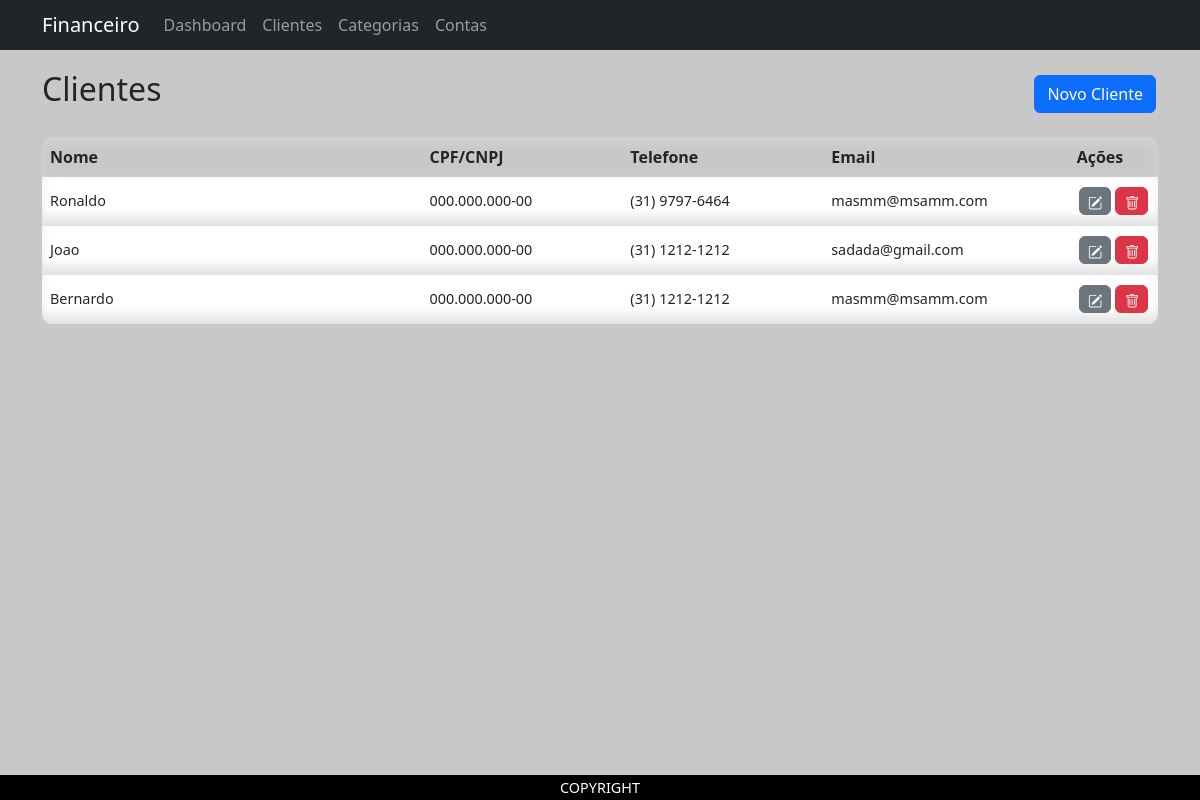
The page /clientes/ on the database as committed earlier.
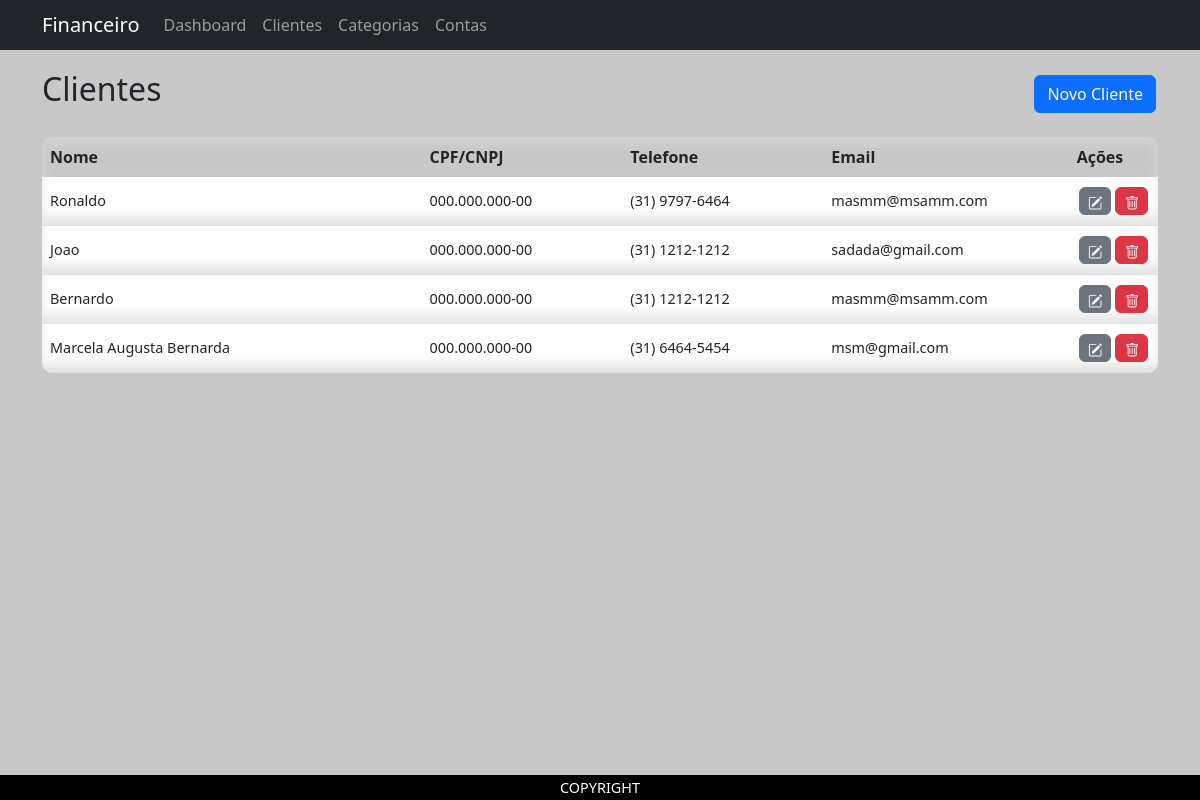
The same page on the database as committed later.
### financeiro/models.py (models this page shows, shortened)
class Cliente(models.Model):
    nome = models.CharField(max_length=100)
    cpf_cnpj = models.CharField(max_length=20)
    telefone = models.CharField(max_length=20, blank=True)
    email = models.EmailField(blank=True)
    ativo = models.BooleanField(default=True)

### financeiro/views.py (the view, shortened to what this page needs)
# urls.py: path('clientes/', cliente_list, name='cliente_list'),
def cliente_list(request):
    if request.method == 'GET':
        form = ClienteForm()
        clientes = Cliente.objects.all()
        for cliente in clientes:
            cliente.cpf_cnpj = formatar_documento(cliente.cpf_cnpj)
            cliente.telefone = formatar_telefone(cliente.telefone)
        return render(request, 'financeiro/cliente_list.html', {'clientes': clientes, 'form': form})

### financeiro/views.py (called while the page is built)
def formatar_documento(id):
    id = ''.join(filter(str.isdigit, id))
    if len(id) == 11:
        return f"{id[:3]}.{id[3:6]}.{id[6:9]}-{id[9:]}"
    elif len(id) == 14:
        return f"{id[:2]}.{id[2:5]}.{id[5:8]}/{id[8:12]}-{id[12:]}"
    else:
        return "Número inválido: precisa ter 11 dígitos (CPF) ou 14 dígitos (CNPJ)."

def formatar_telefone(numero: str) -> str:
    numero = ''.join(filter(str.isdigit, numero))
    if len(numero) == 10:
        return f"({numero[:2]}) {numero[2:6]}-{numero[6:]}"
    elif len(numero) == 11:
        return f"({numero[:2]}) {numero[2:3]} {numero[3:7]}-{numero[7:]}"
    else:
        return "Número inválido: precisa ter 10 ou 11 dígitos."

### templates/financeiro/cliente_list.html (shortened to what this page needs)
{% extends 'financeiro/base.html' %}
{% block content %}
{% load static %}
<link href="{% static 'financeiro/css/style.css' %}" rel="stylesheet">
<div id="content">
    <div  id="header" class="d-flex justify-content-between">
        <h2>Clientes</h2>
        <button onclick="showDropbox()" class="btn btn-primary">Novo Cliente</button>
    </div>
    <div id="table">
        <div id="thead">
            <table class="table">
                <colgroup>
                    <col style="width: 34%;">
                    <col style="width: 18%;">
                    <col style="width: 18%;">
                    <col style="width: 22%;">
                    <col style="width: 8%;">
                </colgroup>
                <thead>
                    <tr>
                        <th>Nome</th>
                        <th>CPF/CNPJ</th>
                        <th>Telefone</th>
                        <th>Email</th>
                        <th>Ações</th>
                    </tr>
                </thead>
            </table>
        </div>
        <div id="tbody">
            <table class="table">
                <colgroup>
                    <col style="width: 34%;">
                    <col style="width: 18%;">
                    <col style="width: 18%;">
                    <col style="width: 22%;">
                    <col style="width: 8%;">
                </colgroup>
                <tbody>
                    {% for cliente in clientes %}
                    {% if cliente.ativo %}
                    <tr id="{{ cliente.id }}" onclick="select('{{ cliente.id }}')">
                        <td><p>{{ cliente.nome }}</p></td>
                        <td><p>{{ cliente.cpf_cnpj }}</p></td>
                        <td><p>{{ cliente.telefone }}</p></td>
                        <td><p>{{ cliente.email }}</p></td>
                        <td>
                            <form method="post">
                                <div>
                                    <button name="btn" value="edit" class="btn btn-secondary">
                                    </button>
                                </div>
                                <div>
                                    <button name="btn" value="delete" class="btn btn-danger">
                                    </button>
                                </div>
                            </form>
                        </td>
                    </tr>
                    {% endif %}
                    {% endfor %}
                </tbody>
            </table>
        </div>
    </div>
</div>
{% endblock %}

### templates/financeiro/base.html (shortened to what this page needs)
<!DOCTYPE html>
<html lang="pt-br">
<head>
    <link href="https://cdn.jsdelivr.net/npm/bootstrap@5.3.0/dist/css/bootstrap.min.css" rel="stylesheet">
</head>
<body>
    <nav class="navbar navbar-expand-lg navbar-dark bg-dark">
        <div class="container">
            <a class="navbar-brand" href="/">Financeiro</a>
            <div class="collapse navbar-collapse">
                <ul class="navbar-nav me-auto">
                    <li class="nav-item"><a class="nav-link" href="/dashboard/">Dashboard</a></li>
                    <li class="nav-item"><a class="nav-link" href="/clientes/">Clientes</a></li>
                    <li class="nav-item"><a class="nav-link" href="/categorias/">Categorias</a></li>
                    <li class="nav-item"><a class="nav-link" href="/contas/">Contas</a></li>
                </ul>
            </div>
        </div>
    </nav>
    <main class="container">
        {% block content %}
        {% endblock %}
    </main>
    <footer>
        <p>COPYRIGHT</p>
    </footer>
</body>
</html>

### templates/financeiro/cliente_form.html (shortened to what this page needs)
{% extends 'financeiro/dropbox.html' %}

### static/financeiro/css/style.css (style rules this page uses)
html { width: 100%; height: 100%; }
body { display: flex; flex-direction: column; width: 100%; height: 100%; background-color: rgb(200, 200, 200); }
body nav { height: 50px; top: 0px; padding: 0px !important; margin: 0px !important; }
body main { position: absolute; top: 50px; bottom: 25px; left: 0px; right: 0px; display: flex; padding: 0px; margin: 0px; }
body footer { position:absolute; display: flex; height: 25px; width: 100%; bottom: 0px; padding: 0px; margin: 0px; text-align: center; justify-content: center; align-items: center; background-color: black; color: white; }
footer p { margin: 0px; padding: 0px; }
#content { display: flex; flex-direction: column; height: 100%; width: 100%; }
#header { height: 12%; width: 100%; justify-content: center; align-items: center; }
#table { display: flex; flex-direction: column; width: 100%; height: 80%; border-radius: 10px !important; }
#thead { width: 100%; height: 40px; border-radius: 10px 10px 0px 0px !important; box-shadow: inset 0px 5px 12px 2px rgba(255, 255, 255, 0.2); }
th { background-color: rgba(0, 0, 0, 0) !important; }
tbody tr { background-color: rgba(255, 255, 255, 0) !important; box-shadow: inset 0px -10px 10px 0px rgba(0, 0, 0, 0.1); transition-duration: 0.2s; }
tbody td { background-color: rgba(0, 0, 0, 0) !important; }
#tbody { background-color: white; border-radius: 0px 0px 10px 10px !important; height: var(100% - 40px); width: 100%; overflow:auto; padding: 0px !important; }
#tbody form { display: flex; width: 100%; height: 100%; align-items: center; margin: 0px !important; }
p { font-size: 90%; }
#tbody p { display: flex; width: 100%; height: 100%; align-items: center; margin: 0px !important; }
#thead table, #tbody table { table-layout: fixed; width: 100%; height: 100%; margin-bottom: 0px !important; }
#tbody button { padding: 1px; }
button { margin: 2px; }

Rows that differ between the two databases and show on the page:
added Cliente: nome "Marcela Augusta Bernarda", cpf_cnpj "000.000.000-00", telefone "(31) 6464-5454", email "msm@gmail.com"
